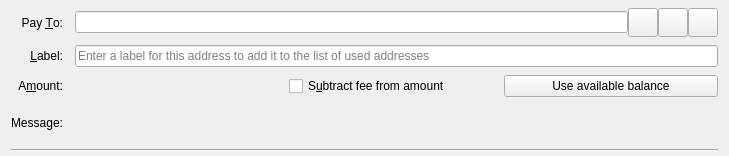
<?xml version="1.0" encoding="UTF-8"?>
<ui version="4.0">
 <class>SendCoinsEntry</class>
 <widget class="QWidget" name="SendCoinsEntry">
  <property name="geometry">
   <rect>
    <x>0</x>
    <y>0</y>
    <width>729</width>
    <height>156</height>
   </rect>
  </property>
  <property name="sizePolicy">
   <sizepolicy hsizetype="Preferred" vsizetype="Fixed">
    <horstretch>0</horstretch>
    <verstretch>0</verstretch>
   </sizepolicy>
  </property>
  <property name="focusPolicy">
   <enum>Qt::TabFocus</enum>
  </property>
  <property name="autoFillBackground">
   <bool>false</bool>
  </property>
   <layout class="QGridLayout" name="gridLayout">
    <property name="topMargin">
     <number>8</number>
    </property>
    <property name="bottomMargin">
     <number>4</number>
    </property>
    <property name="horizontalSpacing">
     <number>12</number>
    </property>
    <property name="verticalSpacing">
     <number>8</number>
    </property>
    <item row="0" column="0">
     <widget class="QLabel" name="payToLabel">
      <property name="text">
       <string>Pay &amp;To:</string>
      </property>
      <property name="alignment">
       <set>Qt::AlignRight|Qt::AlignTrailing|Qt::AlignVCenter</set>
      </property>
      <property name="buddy">
       <cstring>payTo</cstring>
      </property>
     </widget>
    </item>
    <item row="0" column="1">
     <layout class="QHBoxLayout" name="payToLayout">
      <property name="spacing">
       <number>0</number>
      </property>
      <item>
       <widget class="QValidatedLineEdit" name="payTo">
        <property name="toolTip">
         <string>The EqualishCoin address to send the payment to</string>
        </property>
       </widget>
      </item>
      <item>
       <widget class="QToolButton" name="addressBookButton">
        <property name="toolTip">
         <string>Choose previously used address</string>
        </property>
        <property name="text">
         <string/>
        </property>
        <property name="icon">
         <iconset resource="../bitcoin.qrc">
          <normaloff>:/icons/address-book</normaloff>:/icons/address-book</iconset>
        </property>
        <property name="iconSize">
         <size>
          <width>22</width>
          <height>22</height>
         </size>
        </property>
        <property name="shortcut">
         <string>Alt+A</string>
        </property>
       </widget>
      </item>
      <item>
       <widget class="QToolButton" name="pasteButton">
        <property name="toolTip">
         <string>Paste address from clipboard</string>
        </property>
        <property name="text">
         <string/>
        </property>
        <property name="icon">
         <iconset resource="../bitcoin.qrc">
          <normaloff>:/icons/editpaste</normaloff>:/icons/editpaste</iconset>
        </property>
        <property name="iconSize">
         <size>
          <width>22</width>
          <height>22</height>
         </size>
        </property>
        <property name="shortcut">
         <string>Alt+P</string>
        </property>
       </widget>
      </item>
      <item>
       <widget class="QToolButton" name="deleteButton">
        <property name="toolTip">
         <string>Remove this entry</string>
        </property>
        <property name="text">
         <string/>
        </property>
        <property name="icon">
         <iconset resource="../bitcoin.qrc">
          <normaloff>:/icons/remove</normaloff>:/icons/remove</iconset>
        </property>
        <property name="iconSize">
         <size>
          <width>22</width>
          <height>22</height>
         </size>
        </property>
       </widget>
      </item>
     </layout>
    </item>
    <item row="1" column="0">
     <widget class="QLabel" name="labellLabel">
      <property name="text">
       <string>&amp;Label:</string>
      </property>
      <property name="alignment">
       <set>Qt::AlignRight|Qt::AlignTrailing|Qt::AlignVCenter</set>
      </property>
      <property name="buddy">
       <cstring>addAsLabel</cstring>
      </property>
     </widget>
    </item>
    <item row="1" column="1">
     <widget class="QLineEdit" name="addAsLabel">
      <property name="toolTip">
       <string>Enter a label for this address to add it to the list of used addresses</string>
      </property>
      <property name="placeholderText">
       <string>Enter a label for this address to add it to the list of used addresses</string>
      </property>
     </widget>
    </item>
    <item row="2" column="0">
     <widget class="QLabel" name="amountLabel">
      <property name="text">
       <string>A&amp;mount:</string>
      </property>
      <property name="alignment">
       <set>Qt::AlignRight|Qt::AlignTrailing|Qt::AlignVCenter</set>
      </property>
      <property name="buddy">
       <cstring>payAmount</cstring>
      </property>
     </widget>
    </item>
    <item row="2" column="1">
     <layout class="QHBoxLayout" name="horizontalLayoutAmount" stretch="0,0,0">
      <item>
       <widget class="BitcoinAmountField" name="payAmount">
         <property name="toolTip">
          <string>The amount to send in the selected unit</string>
         </property>
       </widget>
      </item>
      <item>
       <widget class="QCheckBox" name="checkboxSubtractFeeFromAmount">
        <property name="toolTip">
         <string>The fee will be deducted from the amount being sent. The recipient will receive less equalishcoins than you enter in the amount field. If multiple recipients are selected, the fee is split equally.</string>
        </property>
        <property name="text">
         <string>S&amp;ubtract fee from amount</string>
        </property>
       </widget>
      </item>
      <item>
       <widget class="QPushButton" name="useAvailableBalanceButton">
        <property name="text">
         <string>Use available balance</string>
        </property>
       </widget>
      </item>
     </layout>
    </item>
    <item row="3" column="0">
     <widget class="QLabel" name="messageLabel">
      <property name="text">
       <string>Message:</string>
      </property>
      <property name="alignment">
       <set>Qt::AlignRight|Qt::AlignTrailing|Qt::AlignVCenter</set>
      </property>
     </widget>
    </item>
    <item row="3" column="1">
     <widget class="QLabel" name="messageTextLabel">
      <property name="toolTip">
      <string>A message that was attached to the equalishcoin: URI which will be stored with the transaction for your reference. Note: This message will not be sent over the EqualishCoin network.</string>
      </property>
      <property name="textFormat">
       <enum>Qt::PlainText</enum>
      </property>
     </widget>
    </item>
    <item row="4" column="0" colspan="2">
     <widget class="Line" name="line">
      <property name="orientation">
       <enum>Qt::Horizontal</enum>
      </property>
     </widget>
    </item>
   </layout>
 </widget>
 <customwidgets>
  <customwidget>
   <class>QValidatedLineEdit</class>
   <extends>QLineEdit</extends>
   <header>qt/qvalidatedlineedit.h</header>
  </customwidget>
  <customwidget>
   <class>BitcoinAmountField</class>
   <extends>QWidget</extends>
   <header>qt/bitcoinamountfield.h</header>
   <container>1</container>
  </customwidget>
 </customwidgets>
 <tabstops>
  <tabstop>payTo</tabstop>
  <tabstop>addressBookButton</tabstop>
  <tabstop>pasteButton</tabstop>
  <tabstop>deleteButton</tabstop>
  <tabstop>addAsLabel</tabstop>
  <tabstop>payAmount</tabstop>
 </tabstops>
 <resources>
  <include location="../bitcoin.qrc"/>
 </resources>
 <connections/>
</ui>
